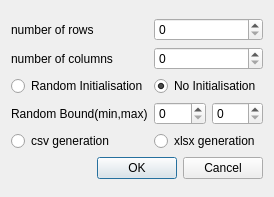
<?xml version="1.0" encoding="UTF-8"?>
<ui version="4.0">
 <class>TabCreate</class>
 <widget class="QWidget" name="TabCreate">
  <property name="geometry">
   <rect>
    <x>0</x>
    <y>0</y>
    <width>274</width>
    <height>197</height>
   </rect>
  </property>
  <property name="maximumSize">
   <size>
    <width>274</width>
    <height>197</height>
   </size>
  </property>
  <property name="windowTitle">
   <string>Form</string>
  </property>
  <layout class="QGridLayout" name="gridLayout_2">
   <item row="0" column="0">
    <layout class="QVBoxLayout" name="verticalLayout">
     <item>
      <layout class="QGridLayout" name="gridLayout" rowstretch="0,0,0,0,0" rowminimumheight="0,0,0,0,0">
       <item row="3" column="0">
        <widget class="QLabel" name="label_3">
         <property name="text">
          <string>Random Bound(min,max)</string>
         </property>
        </widget>
       </item>
       <item row="3" column="1">
        <layout class="QHBoxLayout" name="horizontalLayout">
         <item>
          <widget class="QSpinBox" name="minRandomBox"/>
         </item>
         <item>
          <widget class="QSpinBox" name="maxRandomBox"/>
         </item>
        </layout>
       </item>
       <item row="1" column="0">
        <widget class="QLabel" name="label_2">
         <property name="text">
          <string>number of columns</string>
         </property>
        </widget>
       </item>
       <item row="4" column="1">
        <widget class="QRadioButton" name="xlsxButton">
         <property name="text">
          <string>xlsx generation</string>
         </property>
         <property name="autoExclusive">
          <bool>false</bool>
         </property>
        </widget>
       </item>
       <item row="1" column="1">
        <widget class="QSpinBox" name="spinColumns"/>
       </item>
       <item row="0" column="0">
        <widget class="QLabel" name="label">
         <property name="text">
          <string>number of rows</string>
         </property>
        </widget>
       </item>
       <item row="4" column="0">
        <widget class="QRadioButton" name="csvButton">
         <property name="text">
          <string>csv generation</string>
         </property>
         <property name="autoExclusive">
          <bool>false</bool>
         </property>
        </widget>
       </item>
       <item row="0" column="1">
        <widget class="QSpinBox" name="spinRows"/>
       </item>
       <item row="2" column="0">
        <widget class="QRadioButton" name="randomButton">
         <property name="text">
          <string>Random Initialisation</string>
         </property>
         <property name="autoExclusive">
          <bool>false</bool>
         </property>
        </widget>
       </item>
       <item row="2" column="1">
        <widget class="QRadioButton" name="noButton">
         <property name="text">
          <string>No Initialisation</string>
         </property>
         <property name="checked">
          <bool>true</bool>
         </property>
         <property name="autoExclusive">
          <bool>false</bool>
         </property>
        </widget>
       </item>
      </layout>
     </item>
     <item>
      <widget class="QDialogButtonBox" name="buttonBox">
       <property name="standardButtons">
        <set>QDialogButtonBox::Cancel|QDialogButtonBox::Ok</set>
       </property>
      </widget>
     </item>
    </layout>
   </item>
  </layout>
 </widget>
 <resources/>
 <connections>
  <connection>
   <sender>buttonBox</sender>
   <signal>rejected()</signal>
   <receiver>TabCreate</receiver>
   <slot>close()</slot>
   <hints>
    <hint type="sourcelabel">
     <x>224</x>
     <y>176</y>
    </hint>
    <hint type="destinationlabel">
     <x>195</x>
     <y>193</y>
    </hint>
   </hints>
  </connection>
 </connections>
</ui>
